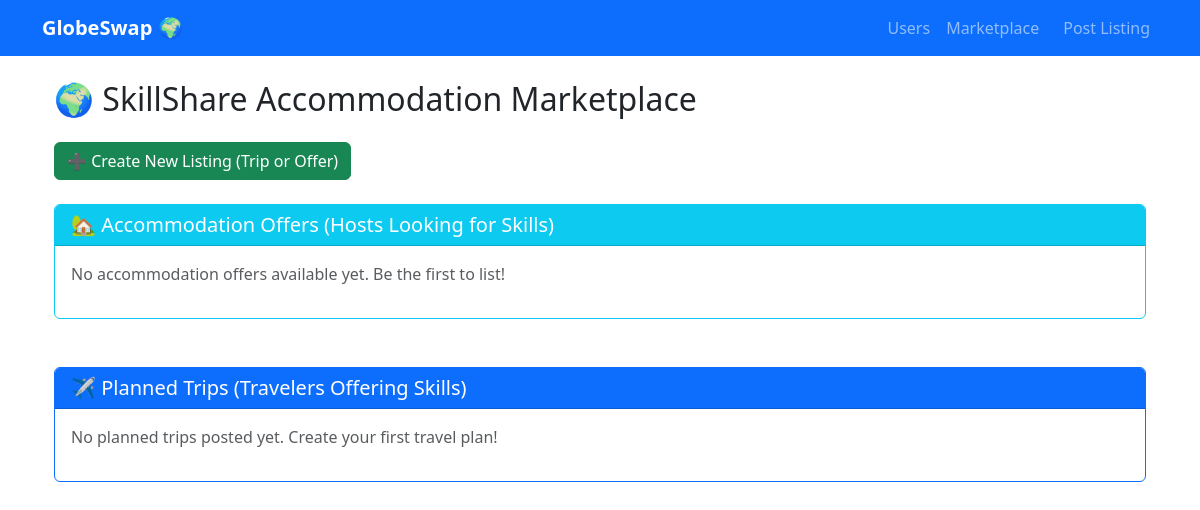
The page /trips on the database as committed earlier.
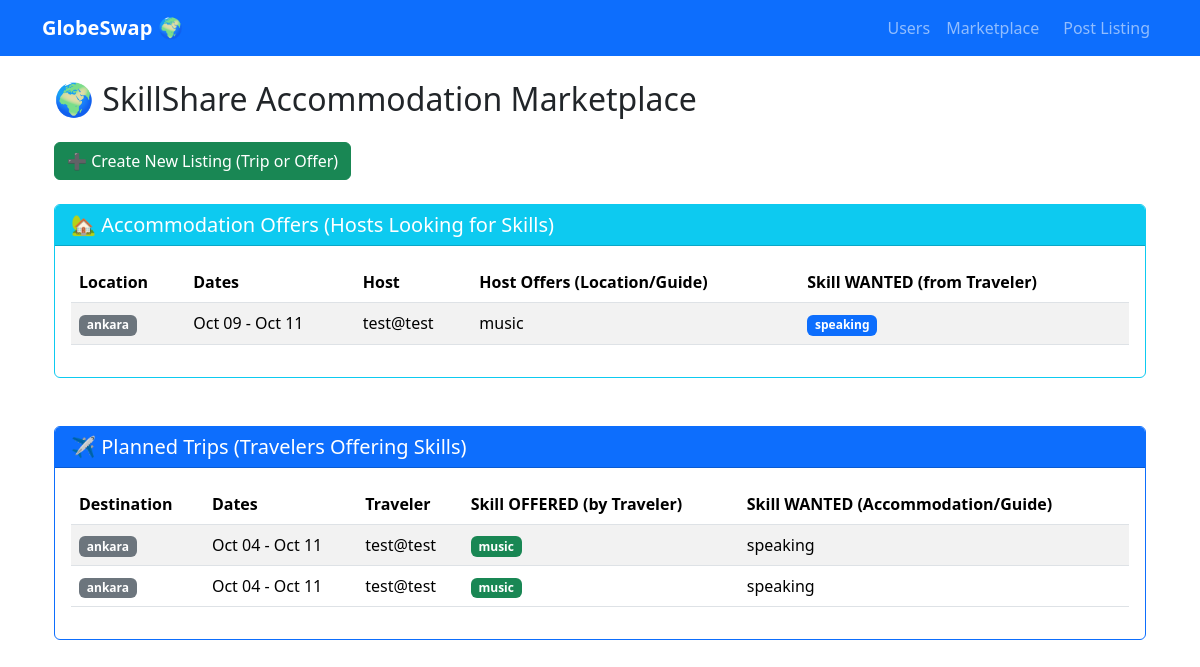
The same page on the database as committed later.
### app.py (models this page shows, shortened)
class Trip(db.Model):
    __tablename__ = "trip"
    id = db.Column(db.Integer, primary_key=True)
    destination = db.Column(db.String(120), nullable=False)
    start_date = db.Column(db.Date, nullable=False)
    end_date = db.Column(db.Date, nullable=False)
    created_at = db.Column(db.DateTime, default=datetime.utcnow)
    is_accommodation_offer = db.Column(db.Boolean, default=False, nullable=False)
    user_id = db.Column(db.Integer, db.ForeignKey("user.id"), nullable=False)

class User(db.Model, UserMixin):
    __tablename__ = "user"
    id = db.Column(db.Integer, primary_key=True)
    username = db.Column(db.String(80), unique=True, nullable=False)
    email = db.Column(db.String(120), unique=True, nullable=False)
    password_hash = db.Column(db.String(128))
    created_at = db.Column(db.DateTime, default=datetime.utcnow)
    trips = db.relationship("Trip", backref="user", cascade="all, delete-orphan")
    skillswaps = db.relationship("SkillSwap", backref="user", cascade="all, delete-orphan")

class SkillSwap(db.Model):
    __tablename__ = "skillswap"
    id = db.Column(db.Integer, primary_key=True)
    skill_offered = db.Column(db.String(120), nullable=False)
    skill_wanted = db.Column(db.String(120), nullable=False)
    created_at = db.Column(db.DateTime, default=datetime.utcnow)
    user_id = db.Column(db.Integer, db.ForeignKey("user.id"), nullable=False)

### app.py (the view)
@app.route("/trips")
def trips():
    trip_requests = Trip.query.filter_by(is_accommodation_offer=False).all()
    accommodation_offers = Trip.query.filter_by(is_accommodation_offer=True).all()
    all_swaps_list = SkillSwap.query.all()
    all_swaps = {swap.user_id: swap for swap in all_swaps_list}
    return render_template(
        "marketplace.html",
        requests=trip_requests,
        accommodation_offers=accommodation_offers,
        all_swaps=all_swaps
    )

### templates/marketplace.html (shortened to what this page needs)
{% extends "base.html" %}
{% block content %}
<div class="container mt-4">
    <h2 class="mb-4">🌍 SkillShare Accommodation Marketplace</h2>
    <a href="{{ url_for('create_listing') }}" class="btn btn-success mb-4">➕ Create New Listing (Trip or Offer)</a>
    <div class="card mb-5 border-info">
        <div class="card-header bg-info text-white">
            <h5 class="mb-0">🏡 Accommodation Offers (Hosts Looking for Skills)</h5>
        </div>
        <div class="card-body">
            {% if accommodation_offers %}
                <div class="table-responsive">
                    <table class="table table-striped table-hover">
                        <thead>
                            <tr>
                                <th>Location</th>
                                <th>Dates</th>
                                <th>Host</th>
                                <th>Host Offers (Location/Guide)</th>
                                <th>Skill WANTED (from Traveler)</th>
                            </tr>
                        </thead>
                        <tbody>
                            {% for offer in accommodation_offers %}
                            {% set swap = all_swaps.get(offer.user_id) %}
                            <tr>
                                <td><span class="badge bg-secondary">{{ offer.destination }}</span></td>
                                <td>{{ offer.start_date.strftime('%b %d') }} - {{ offer.end_date.strftime('%b %d') }}</td>
                                <td>{{ offer.user.username }}</td>
                                <td>{{ swap.skill_offered if swap else 'N/A' }}</td>
                                <td><span class="badge bg-primary">{{ swap.skill_wanted if swap else 'N/A' }}</span></td>
                            </tr>
                            {% endfor %}
                        </tbody>
                    </table>
                </div>
            {% else %}
                <p class="text-muted">No accommodation offers available yet. Be the first to list!</p>
            {% endif %}
        </div>
    </div>
    <div class="card border-primary">
        <div class="card-header bg-primary text-white">
            <h5 class="mb-0">✈️ Planned Trips (Travelers Offering Skills)</h5>
        </div>
        <div class="card-body">
            {% if requests %}
                <div class="table-responsive">
                    <table class="table table-striped table-hover">
                        <thead>
                            <tr>
                                <th>Destination</th>
                                <th>Dates</th>
                                <th>Traveler</th>
                                <th>Skill OFFERED (by Traveler)</th>
                                <th>Skill WANTED (Accommodation/Guide)</th>
                            </tr>
                        </thead>
                        <tbody>
                            {% for trip in requests %}
                            {% set swap = all_swaps.get(trip.user_id) %}
                            <tr>
                                <td><span class="badge bg-secondary">{{ trip.destination }}</span></td>
                                <td>{{ trip.start_date.strftime('%b %d') }} - {{ trip.end_date.strftime('%b %d') }}</td>
                                <td>{{ trip.user.username }}</td>
                                <td><span class="badge bg-success">{{ swap.skill_offered if swap else 'N/A' }}</span></td>
                                <td>{{ swap.skill_wanted if swap else 'N/A' }}</td>
                            </tr>
                            {% endfor %}
                        </tbody>
                    </table>
                </div>
            {% else %}
                <p class="text-muted">No planned trips posted yet. Create your first travel plan!</p>
            {% endif %}
        </div>
    </div>
</div>
{% endblock %}

### templates/base.html (shortened to what this page needs)
<!DOCTYPE html>
<html lang="en">
<head>
    <link rel="stylesheet" href="https://cdn.jsdelivr.net/npm/bootstrap@5.3.2/dist/css/bootstrap.min.css">
</head>
<body>
    <nav class="navbar navbar-expand-lg navbar-dark bg-primary">
        <div class="container">
            <a class="navbar-brand fw-bold" href="{{ url_for('home') }}">GlobeSwap 🌍</a>
            <div class="collapse navbar-collapse" id="navbarNav">
                <ul class="navbar-nav ms-auto">
                    <li class="nav-item"><a class="nav-link" href="{{ url_for('users') }}">Users</a></li>
                    <li class="nav-item"><a class="nav-link" href="{{ url_for('trips') }}">Marketplace</a></li>
                    <li class="nav-item"><a class="nav-link btn btn-sm btn-outline-success ms-2" href="{{ url_for('create_listing') }}">Post Listing</a></li>
                </ul>
            </div>
        </div>
    </nav>
    <div class="container mt-4">
        {% block content %}{% endblock %}
    </div>
</body>
</html>

Rows that differ between the two databases and show on the page:
added Trip: destination "ankara", start_date "Oct 09", end_date "Oct 11", user.username "test@test", shown under "🏡 Accommodation Offers (Hosts Looking for Skills)"
added SkillSwap: skill_offered "music", skill_wanted "speaking"
added Trip: destination "ankara", start_date "Oct 04", end_date "Oct 11", user.username "test@test", shown under "✈️ Planned Trips (Travelers Offering Skills)"
added Trip: destination "ankara", start_date "Oct 04", end_date "Oct 11", user.username "test@test", shown under "✈️ Planned Trips (Travelers Offering Skills)"
Other text that changed with them:
text no longer shown: "No accommodation offers available yet. Be the first to list! No planned trips posted yet. Create your first travel plan!"
text now shown: "Location Dates Host Host Offers (Location/Guide) Skill WANTED (from Traveler) Destination Dates Traveler Skill OFFERED (by Traveler) Skill WANTED (Accommodation/Guide)"
